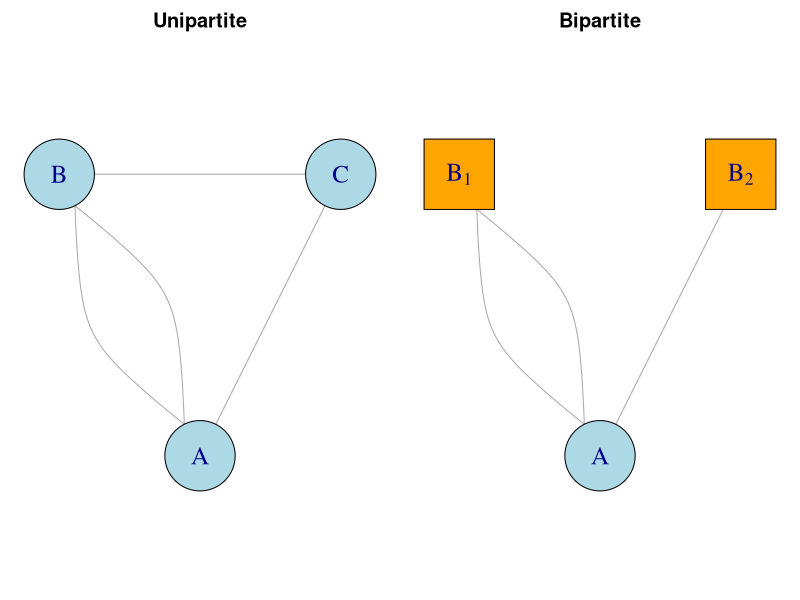

Reproduce this figure in R.
# Load required package
library(igraph)

# Updated edges for unipartite graph (including B–C)
edges1 <- c("A", "B", "A", "B", "A", "C", "B", "C")
g1 <- graph(edges1, directed = FALSE)

# Bipartite graph: relabel B, C to B_1 and B_2
edges2 <- c("A", "B_1", "A", "B_1", "A", "B_2")
g2 <- graph(edges2, directed = FALSE)

# Curved edges
E(g1)$curved <- curve_multiple(g1)
E(g2)$curved <- curve_multiple(g2)

# Define layout (V shape, A at bottom)
layout_v1 <- matrix(c(0, -1, -1, 1, 1, 1), ncol = 2, byrow = TRUE) # A, B, C
layout_v1 <- layout_v1[match(V(g1)$name, c("A", "B", "C")), ]

layout_v2 <- matrix(c(0, -1, -1, 1, 1, 1), ncol = 2, byrow = TRUE) # A, B_1, B_2
layout_v2 <- layout_v2[match(V(g2)$name, c("A", "B_1", "B_2")), ]

# Open PDF
pdf("examples/uni_vs_bip.pdf", width = 10, height = 5)
par(mfrow = c(1, 2), mar = c(0.5, 0.5, 2, 0.5))

# Plot 1: Unipartite with B–C edge
plot(
  g1,
  layout = layout_v1,
  main = "Unipartite",
  vertex.size = 50,
  vertex.label.cex = 1.5,
  vertex.color = "lightblue",
  vertex.frame.color = "black"
)

# Plot 2: Bipartite with B[1], B[2] and shapes
V(g2)$shape <- ifelse(V(g2)$name == "A", "circle", "square")
V(g2)$color <- ifelse(V(g2)$name == "A", "lightblue", "orange")

label_expr <- expression("A", B[1], B[2])
label_expr <- label_expr[match(V(g2)$name, c("A", "B_1", "B_2"))]

plot(
  g2,
  layout = layout_v2,
  main = "Bipartite",
  vertex.size = 50,
  vertex.label = label_expr,
  vertex.label.cex = 1.5,
  vertex.frame.color = "black"
)

dev.off()
